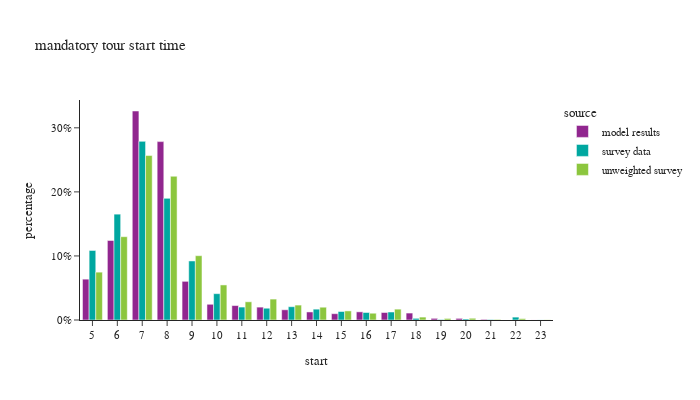

The code cell stored with this chart in its notebook:
### Code cell
df_plot = m_tour_data.groupby(['source','start'])[['tour_weight']].sum().reset_index()
df_plot['percentage'] = df_plot.groupby(['source'], group_keys=False)['tour_weight']. \
    apply(lambda x: x / float(x.sum()))

fig = px.bar(df_plot, x="start", y="percentage", color="source",barmode="group",
             title="mandatory tour start time")
fig.for_each_annotation(lambda a: a.update(text = a.text.split("=")[-1]))
fig.update_layout(height=400, width=700, yaxis=dict(tickformat=".0%"), xaxis=dict(dtick="1"))
fig.show()

### Figure 1 — Plotly figure (JSON) as saved in the notebook; plotly's stock layout.template omitted (floating-point values rounded to 4 significant figures)
{"data": [{"alignmentgroup": "True", "hovertemplate": "source=model results<br>start=%{x}<br>percentage=%{y}<extra></extra>", "legendgroup": "model results", "marker": {"color": "#91268F", "pattern": {"shape": ""}}, "name": "model results", "offsetgroup": "model results", "orientation": "v", "showlegend": true, "textposition": "auto", "type": "bar", "x": [5.0, 6.0, 7.0, 8.0, 9.0, 10.0, 11.0, 12.0, 13.0, 14.0, 15.0, 16.0, 17.0, 18.0, 19.0, 20.0, 21.0, 22.0, 23.0], "xaxis": "x", "y": [0.06375, 0.1241, 0.3263, 0.2785, 0.06036, 0.02453, 0.02253, 0.02011, 0.01595, 0.01256, 0.009862, 0.01273, 0.0117, 0.01083, 0.002579, 0.002533, 0.001021, 4.557e-05, 7.633e-05], "yaxis": "y"}, {"alignmentgroup": "True", "hovertemplate": "source=survey data<br>start=%{x}<br>percentage=%{y}<extra></extra>", "legendgroup": "survey data", "marker": {"color": "#00A7A0", "pattern": {"shape": ""}}, "name": "survey data", "offsetgroup": "survey data", "orientation": "v", "showlegend": true, "textposition": "auto", "type": "bar", "x": [5.0, 6.0, 7.0, 8.0, 9.0, 10.0, 11.0, 12.0, 13.0, 14.0, 15.0, 16.0, 17.0, 18.0, 19.0, 20.0, 21.0, 22.0, 23.0], "xaxis": "x", "y": [0.1085, 0.1652, 0.2788, 0.19, 0.09217, 0.04112, 0.02018, 0.01838, 0.02075, 0.01692, 0.01327, 0.01172, 0.01246, 0.002595, 0.0007942, 0.001612, 0.000777, 0.004515, 0.0001549], "yaxis": "y"}, {"alignmentgroup": "True", "hovertemplate": "source=unweighted survey<br>start=%{x}<br>percentage=%{y}<extra></extra>", "legendgroup": "unweighted survey", "marker": {"color": "#8CC63E", "pattern": {"shape": ""}}, "name": "unweighted survey", "offsetgroup": "unweighted survey", "orientation": "v", "showlegend": true, "textposition": "auto", "type": "bar", "x": [5.0, 6.0, 7.0, 8.0, 9.0, 10.0, 11.0, 12.0, 13.0, 14.0, 15.0, 16.0, 17.0, 18.0, 19.0, 20.0, 21.0, 22.0, 23.0], "xaxis": "x", "y": [0.07469, 0.13, 0.2567, 0.2244, 0.1004, 0.05473, 0.02842, 0.03266, 0.02328, 0.01996, 0.01421, 0.01058, 0.01693, 0.004536, 0.002419, 0.002721, 0.0009072, 0.002117, 0.0003024], "yaxis": "y"}], "layout": {"barmode": "group", "height": 400, "legend": {"title": {"text": "source"}, "tracegroupgap": 0}, "title": {"text": "mandatory tour start time"}, "width": 700, "xaxis": {"anchor": "y", "domain": [0.0, 1.0], "dtick": "1", "title": {"text": "start"}}, "yaxis": {"anchor": "x", "domain": [0.0, 1.0], "tickformat": ".0%", "title": {"text": "percentage"}}}}
